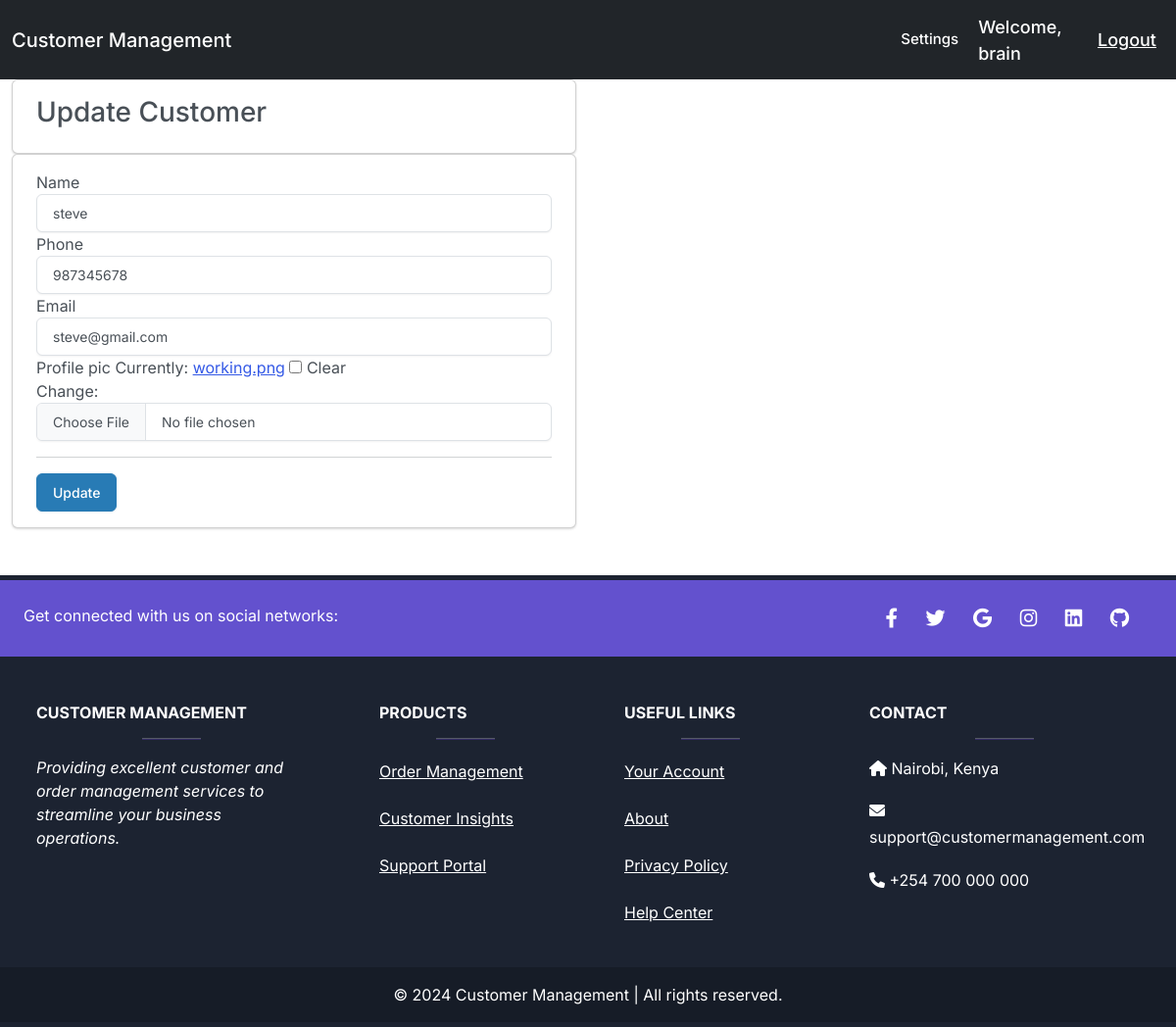
Page /customer/update/16/ (signed in) on the committed database.
### accounts/models.py (models this page shows, shortened)
class Customer(models.Model):
	user = models.OneToOneField(User, null=True, blank=True, on_delete=models.CASCADE)
	name = models.CharField(max_length=200, null=True)
	phone = models.CharField(max_length=20, null=True)
	email = models.CharField(max_length=200, null=True)
	profile_pic = models.ImageField(default="download1.png", null=True, blank=True)
	date_created = models.DateTimeField(auto_now_add=True, null=True, blank=True)
	def __str__(self):
		return self.name

### accounts/views.py (the view)
# urls.py: path('customer/update/<str:pk>/', views.updateCustomer, name='update_customer'),
@login_required(login_url='login')
def updateCustomer(request, pk):
    action = 'update'
    customer = Customer.objects.get(id=pk)
    form = CustomerForm(instance=customer)
    if request.method == 'POST':
        form = CustomerForm(request.POST, instance=customer)
        if form.is_valid():
            form.save()
            return redirect('/customer/' + str(customer.id))
    context = {'action': action, 'form': form}
    return render(request, 'accounts/customer_form.html', context)

### accounts/forms.py
class CustomerForm(ModelForm):
    class Meta:
        model = Customer
        fields = '__all__'
        exclude = ['user']

### accounts/templates/accounts/customer_form.html (shortened to what this page needs)
{% extends 'accounts/base_generic.html' %}
{% load static %}
{% block content %}
{% load widget_tweaks %}
<div class="row">
	<div class="col-md-6">
		<div class="card card-body">
			{% if action == 'create' %}
				<h3>Create Customer</h3>
			{% elif action == 'update' %}
				<h3>Update Customer</h3>
			{% endif %}
		</div>
	</div>
</div>
<div class="row">
	<div class="col-md-6">
		<div class="card card-body">
			<form action="" method="POST">
				{% for field in form %}
					{{ field.label }}
					{{ field|add_class:'form-control' }}
				{% endfor %}
				<hr>
				<input type="submit" class="btn btn-info" value="{% if action == 'create' %}Create{% else %}Update{% endif %}">
			</form>
		</div>
	</div>
</div>
{% endblock %}

### accounts/templates/accounts/navbar.html (shortened to what this page needs)
{% load static %}
<nav class="navbar navbar-expand-lg bg-dark" data-bs-theme="dark">
    <div class="container-fluid">
      <a class="navbar-brand" href="{% url "home" %}">Customer Management</a>
    </div>
    {% if not request.user.is_staff %}
      <span class="account"><a class="nav-link text-white navbar-settings" href="{% url "account" %}">Settings</a></span>
    {% endif %}
  <span class="hello-msg">Welcome, {{ request.user.customer }}</span>
  <span><a class="hello-msg" href="{% url "logout" %}">Logout</a></span>
  </nav>

### accounts/templates/accounts/navbar.html (style rules this page uses)
.hello-msg { font-size: 18px; color: #fff; margin-right: 20px; }
.account { margin-right: 20px; font-size: 15px; }

### accounts/templates/accounts/footer.html (style rules this page uses)
html, body { height: 100%; margin: 0; padding: 0; }
body { display: flex; flex-direction: column; min-height: 100vh; }

### rows in the picture
Customer: form "steve" "987345678" "steve@gmail.com"

### other values in the picture
{{ request.user.customer }} "brain"
{{ field.label }} "Name" "Phone" "Email" "Profile pic"
